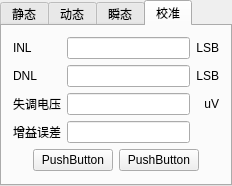
<?xml version="1.0" encoding="UTF-8"?>
<ui version="4.0">
 <class>QTestWidgetClass</class>
 <widget class="QWidget" name="QTestWidgetClass">
  <property name="geometry">
   <rect>
    <x>0</x>
    <y>0</y>
    <width>232</width>
    <height>182</height>
   </rect>
  </property>
  <property name="windowTitle">
   <string>QTestWidget</string>
  </property>
  <layout class="QGridLayout" name="gridLayout">
   <property name="margin">
    <number>0</number>
   </property>
   <item row="0" column="0">
    <widget class="QTabWidget" name="tabWidget">
     <property name="currentIndex">
      <number>3</number>
     </property>
     <widget class="QWidget" name="tab">
      <attribute name="title">
       <string>静态</string>
      </attribute>
      <layout class="QGridLayout" name="gridLayout_3">
       <item row="0" column="0">
        <layout class="QGridLayout" name="gridLayout_2">
         <item row="0" column="0">
          <widget class="QLabel" name="label">
           <property name="text">
            <string>INL</string>
           </property>
          </widget>
         </item>
         <item row="0" column="1">
          <widget class="QLineEdit" name="lineEdit"/>
         </item>
         <item row="0" column="2">
          <widget class="QLabel" name="label_2">
           <property name="text">
            <string>LSB</string>
           </property>
           <property name="alignment">
            <set>Qt::AlignRight|Qt::AlignTrailing|Qt::AlignVCenter</set>
           </property>
          </widget>
         </item>
         <item row="1" column="0">
          <widget class="QLabel" name="label_4">
           <property name="text">
            <string>DNL</string>
           </property>
          </widget>
         </item>
         <item row="1" column="1">
          <widget class="QLineEdit" name="lineEdit_2"/>
         </item>
         <item row="1" column="2">
          <widget class="QLabel" name="label_3">
           <property name="text">
            <string>LSB</string>
           </property>
           <property name="alignment">
            <set>Qt::AlignRight|Qt::AlignTrailing|Qt::AlignVCenter</set>
           </property>
          </widget>
         </item>
         <item row="2" column="0">
          <widget class="QLabel" name="label_6">
           <property name="text">
            <string>失调电压</string>
           </property>
          </widget>
         </item>
         <item row="2" column="1">
          <widget class="QLineEdit" name="lineEdit_3"/>
         </item>
         <item row="2" column="2">
          <widget class="QLabel" name="label_5">
           <property name="text">
            <string>uV</string>
           </property>
           <property name="alignment">
            <set>Qt::AlignRight|Qt::AlignTrailing|Qt::AlignVCenter</set>
           </property>
          </widget>
         </item>
         <item row="3" column="0">
          <widget class="QLabel" name="label_7">
           <property name="text">
            <string>增益误差</string>
           </property>
          </widget>
         </item>
         <item row="3" column="1">
          <widget class="QLineEdit" name="lineEdit_4"/>
         </item>
        </layout>
       </item>
       <item row="1" column="0">
        <layout class="QHBoxLayout" name="horizontalLayout">
         <item>
          <spacer name="horizontalSpacer">
           <property name="orientation">
            <enum>Qt::Horizontal</enum>
           </property>
           <property name="sizeHint" stdset="0">
            <size>
             <width>40</width>
             <height>20</height>
            </size>
           </property>
          </spacer>
         </item>
         <item>
          <widget class="QPushButton" name="pushButton">
           <property name="text">
            <string>PushButton</string>
           </property>
          </widget>
         </item>
         <item>
          <widget class="QPushButton" name="pushButton_2">
           <property name="text">
            <string>PushButton</string>
           </property>
          </widget>
         </item>
         <item>
          <spacer name="horizontalSpacer_2">
           <property name="orientation">
            <enum>Qt::Horizontal</enum>
           </property>
           <property name="sizeHint" stdset="0">
            <size>
             <width>40</width>
             <height>20</height>
            </size>
           </property>
          </spacer>
         </item>
        </layout>
       </item>
       <item row="2" column="0">
        <spacer name="verticalSpacer">
         <property name="orientation">
          <enum>Qt::Vertical</enum>
         </property>
         <property name="sizeHint" stdset="0">
          <size>
           <width>20</width>
           <height>11</height>
          </size>
         </property>
        </spacer>
       </item>
      </layout>
     </widget>
     <widget class="QWidget" name="tab_2">
      <attribute name="title">
       <string>动态</string>
      </attribute>
      <layout class="QVBoxLayout" name="verticalLayout">
       <item>
        <layout class="QGridLayout" name="gridLayout_4">
         <item row="0" column="0">
          <widget class="QRadioButton" name="radioButton">
           <property name="text">
            <string>频率</string>
           </property>
          </widget>
         </item>
         <item row="0" column="1">
          <widget class="QLineEdit" name="lineEdit_5">
           <property name="readOnly">
            <bool>true</bool>
           </property>
          </widget>
         </item>
         <item row="0" column="2">
          <widget class="QLabel" name="label_8">
           <property name="text">
            <string>MHz</string>
           </property>
           <property name="alignment">
            <set>Qt::AlignRight|Qt::AlignTrailing|Qt::AlignVCenter</set>
           </property>
          </widget>
         </item>
         <item row="0" column="3">
          <widget class="QPushButton" name="pushButton_3">
           <property name="text">
            <string>设置</string>
           </property>
          </widget>
         </item>
         <item row="1" column="0">
          <widget class="QRadioButton" name="radioButton_2">
           <property name="text">
            <string>文件</string>
           </property>
          </widget>
         </item>
         <item row="1" column="1" colspan="2">
          <widget class="QLineEdit" name="lineEdit_6">
           <property name="readOnly">
            <bool>true</bool>
           </property>
          </widget>
         </item>
         <item row="1" column="3">
          <widget class="QPushButton" name="pushButton_4">
           <property name="text">
            <string>选择</string>
           </property>
          </widget>
         </item>
        </layout>
       </item>
       <item>
        <layout class="QHBoxLayout" name="horizontalLayout_2">
         <item>
          <spacer name="horizontalSpacer_3">
           <property name="orientation">
            <enum>Qt::Horizontal</enum>
           </property>
           <property name="sizeHint" stdset="0">
            <size>
             <width>40</width>
             <height>20</height>
            </size>
           </property>
          </spacer>
         </item>
         <item>
          <widget class="QPushButton" name="pushButton_5">
           <property name="text">
            <string>开始</string>
           </property>
          </widget>
         </item>
         <item>
          <spacer name="horizontalSpacer_4">
           <property name="orientation">
            <enum>Qt::Horizontal</enum>
           </property>
           <property name="sizeHint" stdset="0">
            <size>
             <width>40</width>
             <height>20</height>
            </size>
           </property>
          </spacer>
         </item>
        </layout>
       </item>
       <item>
        <spacer name="verticalSpacer_2">
         <property name="orientation">
          <enum>Qt::Vertical</enum>
         </property>
         <property name="sizeHint" stdset="0">
          <size>
           <width>20</width>
           <height>44</height>
          </size>
         </property>
        </spacer>
       </item>
      </layout>
     </widget>
     <widget class="QWidget" name="tab_3">
      <attribute name="title">
       <string>瞬态</string>
      </attribute>
      <layout class="QHBoxLayout" name="horizontalLayout_3">
       <item>
        <spacer name="horizontalSpacer_5">
         <property name="orientation">
          <enum>Qt::Horizontal</enum>
         </property>
         <property name="sizeHint" stdset="0">
          <size>
           <width>40</width>
           <height>20</height>
          </size>
         </property>
        </spacer>
       </item>
       <item>
        <widget class="QPushButton" name="pushButton_7">
         <property name="text">
          <string>设置</string>
         </property>
        </widget>
       </item>
       <item>
        <widget class="QPushButton" name="pushButton_6">
         <property name="text">
          <string>开始</string>
         </property>
        </widget>
       </item>
       <item>
        <spacer name="horizontalSpacer_6">
         <property name="orientation">
          <enum>Qt::Horizontal</enum>
         </property>
         <property name="sizeHint" stdset="0">
          <size>
           <width>40</width>
           <height>20</height>
          </size>
         </property>
        </spacer>
       </item>
      </layout>
     </widget>
     <widget class="QWidget" name="tab_4">
      <attribute name="title">
       <string>校准</string>
      </attribute>
      <layout class="QVBoxLayout" name="verticalLayout_2">
       <item>
        <layout class="QGridLayout" name="gridLayout_6">
         <item row="0" column="0">
          <widget class="QLabel" name="label_9">
           <property name="text">
            <string>INL</string>
           </property>
          </widget>
         </item>
         <item row="0" column="1">
          <widget class="QLineEdit" name="lineEdit_7"/>
         </item>
         <item row="0" column="2">
          <widget class="QLabel" name="label_10">
           <property name="text">
            <string>LSB</string>
           </property>
           <property name="alignment">
            <set>Qt::AlignRight|Qt::AlignTrailing|Qt::AlignVCenter</set>
           </property>
          </widget>
         </item>
         <item row="1" column="0">
          <widget class="QLabel" name="label_11">
           <property name="text">
            <string>DNL</string>
           </property>
          </widget>
         </item>
         <item row="1" column="1">
          <widget class="QLineEdit" name="lineEdit_8"/>
         </item>
         <item row="1" column="2">
          <widget class="QLabel" name="label_12">
           <property name="text">
            <string>LSB</string>
           </property>
           <property name="alignment">
            <set>Qt::AlignRight|Qt::AlignTrailing|Qt::AlignVCenter</set>
           </property>
          </widget>
         </item>
         <item row="2" column="0">
          <widget class="QLabel" name="label_13">
           <property name="text">
            <string>失调电压</string>
           </property>
          </widget>
         </item>
         <item row="2" column="1">
          <widget class="QLineEdit" name="lineEdit_9"/>
         </item>
         <item row="2" column="2">
          <widget class="QLabel" name="label_14">
           <property name="text">
            <string>uV</string>
           </property>
           <property name="alignment">
            <set>Qt::AlignRight|Qt::AlignTrailing|Qt::AlignVCenter</set>
           </property>
          </widget>
         </item>
         <item row="3" column="0">
          <widget class="QLabel" name="label_15">
           <property name="text">
            <string>增益误差</string>
           </property>
          </widget>
         </item>
         <item row="3" column="1">
          <widget class="QLineEdit" name="lineEdit_10"/>
         </item>
        </layout>
       </item>
       <item>
        <layout class="QHBoxLayout" name="horizontalLayout_4">
         <item>
          <spacer name="horizontalSpacer_7">
           <property name="orientation">
            <enum>Qt::Horizontal</enum>
           </property>
           <property name="sizeHint" stdset="0">
            <size>
             <width>40</width>
             <height>20</height>
            </size>
           </property>
          </spacer>
         </item>
         <item>
          <widget class="QPushButton" name="pushButton_8">
           <property name="text">
            <string>PushButton</string>
           </property>
          </widget>
         </item>
         <item>
          <widget class="QPushButton" name="pushButton_9">
           <property name="text">
            <string>PushButton</string>
           </property>
          </widget>
         </item>
         <item>
          <spacer name="horizontalSpacer_8">
           <property name="orientation">
            <enum>Qt::Horizontal</enum>
           </property>
           <property name="sizeHint" stdset="0">
            <size>
             <width>40</width>
             <height>20</height>
            </size>
           </property>
          </spacer>
         </item>
        </layout>
       </item>
       <item>
        <spacer name="verticalSpacer_3">
         <property name="orientation">
          <enum>Qt::Vertical</enum>
         </property>
         <property name="sizeHint" stdset="0">
          <size>
           <width>20</width>
           <height>40</height>
          </size>
         </property>
        </spacer>
       </item>
      </layout>
     </widget>
    </widget>
   </item>
  </layout>
 </widget>
 <layoutdefault spacing="6" margin="11"/>
 <resources/>
 <connections/>
</ui>
